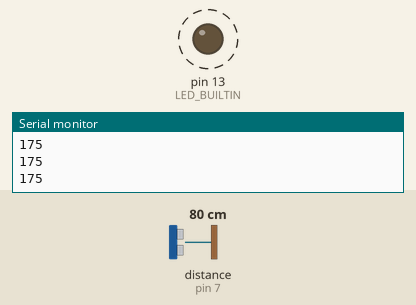
Simulated run of this sketch. Board: Arduino Nano, built with avr-gcc and run on an emulated ATmega328P. Parts: output pins drawn as LEDs (lit = HIGH), the last lines printed to the serial monitor. Wiring (inferred from the names in the program): ultrasonic range finder: trigger pin 4; echo pin 7. Dashed ring = blinking. Inputs (shaded band) come from the test bench; at power-on: distance to the obstacle (sensor on pin 7) 80 cm. The echo pulse lasts 58.3 µs per cm; pins used as bus, display or sensor lines are not drawn.

Above: at 1.01 s.
1.3 s: distance to the obstacle (sensor on pin 7) set to 18 cm
At 1.38 s:
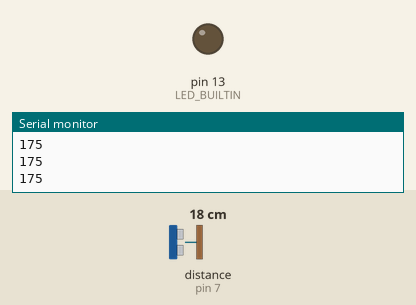
4.3 s: distance to the obstacle (sensor on pin 7) set to 2 cm
At 4.95 s:
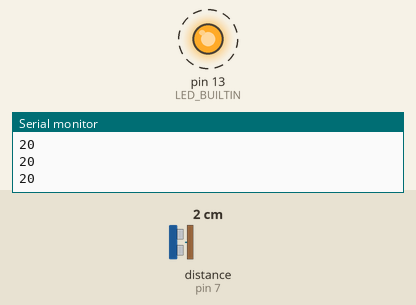
Timing chart, 0 to 13.3 s (numbered marks = the images above; inputs shaded):
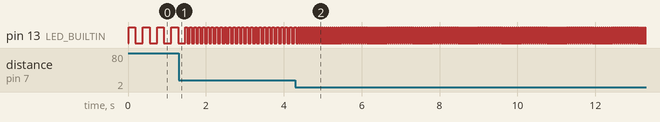

The sketch:

initial_hardware_test.ino
```cpp
/*
  kit hardware test

    Copy and past into the Arduino IDE
    name the program initial_hardware_test

    This will test the board that is shipped with the kit with the arduino nano and the
    ultra-sonic range detector installed.

    This program will blink the on-board LED faster and faster as the distance measured by
    the range detector is decreased.

    By moving your hand closer to the range detector, the LED should flash faster and faster.

    By setting toScreen to true, the program will also print the distance to the screen if serial monitor is enabled
  */

//  ------------------------------------------------------------------------------------
//  ultra-sonic distance sensor trigger and echo pins
  #define  trigPin   4
  #define  echoPin   7

  #define  toScreen true  // if true, then print distance to computer screen as well as flash the LED

  int ledDelayTime =     500;

//  ---------------------------------------------------------------------------
void  setup() {
if(toScreen) Serial.begin(9600);  // if toScreen is true, enable serial monitor

// sep up the LED pin as OUTPUT
  pinMode(LED_BUILTIN, OUTPUT);

 // set up ultra-sonic range detector Trigger pin as OUTPUT and Echo pin as INPUT
   pinMode(trigPin, OUTPUT);
   pinMode(echoPin, INPUT);
   digitalWrite(trigPin, LOW);    // trigger goes high then low to trigger
}

// -----------------------------------------------------------------------
void loop() {

// call ultraSonic() function before each other program in order to update distance since that influences the behavior of the other programs

    ledprogram(ultraSonic());

}
// ------------------------------------------------------------------------
void  ledprogram(int ledDelayTime) {

      digitalWrite(LED_BUILTIN, HIGH);
      delay(ledDelayTime);

      digitalWrite(LED_BUILTIN, LOW);
      delay(ledDelayTime);
}

    // ------------------------------------------------------------------------

 int  ultraSonic()  {

    long duration, distance, freq;

    digitalWrite(trigPin, HIGH);
    delayMicroseconds(15);
    digitalWrite(trigPin, LOW);

    duration = pulseIn(echoPin, HIGH);
    distance = (duration/2) / 74;
  //  Serial.println(distance);
    if(distance > 100) distance = 100;
    if(distance < 0) distance = 0;

    ledDelayTime =     20 + 5 * distance;

    if(ledDelayTime < 0) ledDelayTime = 0;
    delay(10);
   if(toScreen) Serial.println(ledDelayTime); // if toScreen is true then print to serial monitor
   return ledDelayTime;
   }
```

Measured:
- after the input at 1.3 s, pin 13 (LED_BUILTIN): alternates HIGH for 0.05 s and LOW for 0.06 s, starting after 0.22 s
- after the input at 4.3 s, pin 13 (LED_BUILTIN): alternates HIGH for 0.02 s and LOW for 0.03 s, starting after 0.13 s
- by itself, pin 13 (LED_BUILTIN): alternates HIGH for 0.18 s and LOW for 0.19 s
